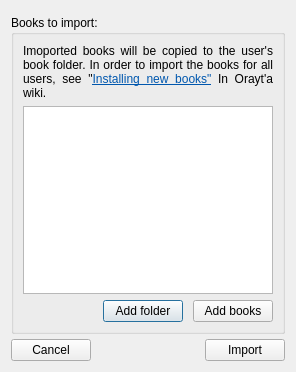
<?xml version="1.0" encoding="UTF-8"?>
<ui version="4.0">
 <class>importBook</class>
 <widget class="QDialog" name="importBook">
  <property name="geometry">
   <rect>
    <x>0</x>
    <y>0</y>
    <width>296</width>
    <height>372</height>
   </rect>
  </property>
  <property name="windowTitle">
   <string>Import books</string>
  </property>
  <layout class="QVBoxLayout" name="verticalLayout">
   <property name="spacing">
    <number>5</number>
   </property>
   <property name="topMargin">
    <number>15</number>
   </property>
   <item>
    <widget class="QGroupBox" name="groupBox">
     <property name="title">
      <string>Books to import:</string>
     </property>
     <layout class="QVBoxLayout" name="verticalLayout_2">
      <item>
       <widget class="QLabel" name="label_2">
        <property name="text">
         <string>&lt;!DOCTYPE HTML PUBLIC &quot;-//W3C//DTD HTML 4.0//EN&quot; &quot;http://www.w3.org/TR/REC-html40/strict.dtd&quot;&gt;
&lt;html&gt;&lt;head&gt;&lt;meta name=&quot;qrichtext&quot; content=&quot;1&quot; /&gt;&lt;style type=&quot;text/css&quot;&gt;
p, li { white-space: pre-wrap; }
&lt;/style&gt;&lt;/head&gt;&lt;body style=&quot; font-family:'Arial'; font-size:10pt; font-weight:400; font-style:normal;&quot;&gt;
&lt;p style=&quot; margin-top:0px; margin-bottom:0px; margin-left:0px; margin-right:0px; -qt-block-indent:0; text-indent:0px;&quot;&gt;&lt;span style=&quot; font-size:9pt;&quot;&gt;Imoported books will be copied to the user's book folder. In order to import the books for all users, see &amp;quot;&lt;/span&gt;&lt;a href=&quot;http://code.google.com/p/orayta/wiki/AddingNewBooks&quot;&gt;&lt;span style=&quot; font-size:9pt; text-decoration: underline; color:#0057ae;&quot;&gt;Installing new books&amp;quot;&lt;/span&gt;&lt;/a&gt;&lt;span style=&quot; font-size:9pt;&quot;&gt; In Orayt'a wiki.&lt;/span&gt;&lt;/p&gt;&lt;/body&gt;&lt;/html&gt;</string>
        </property>
        <property name="alignment">
         <set>Qt::AlignJustify|Qt::AlignVCenter</set>
        </property>
        <property name="wordWrap">
         <bool>true</bool>
        </property>
       </widget>
      </item>
      <item>
       <widget class="QListWidget" name="listWidget"/>
      </item>
      <item>
       <layout class="QHBoxLayout" name="horizontalLayout_2">
        <property name="spacing">
         <number>10</number>
        </property>
        <property name="topMargin">
         <number>0</number>
        </property>
        <property name="rightMargin">
         <number>0</number>
        </property>
        <item>
         <spacer name="horizontalSpacer_2">
          <property name="orientation">
           <enum>Qt::Horizontal</enum>
          </property>
          <property name="sizeHint" stdset="0">
           <size>
            <width>40</width>
            <height>20</height>
           </size>
          </property>
         </spacer>
        </item>
        <item>
         <widget class="QPushButton" name="addFolder">
          <property name="text">
           <string>Add folder</string>
          </property>
         </widget>
        </item>
        <item>
         <widget class="QPushButton" name="addBooks">
          <property name="text">
           <string>Add books</string>
          </property>
         </widget>
        </item>
       </layout>
      </item>
     </layout>
    </widget>
   </item>
   <item>
    <layout class="QHBoxLayout" name="horizontalLayout">
     <property name="spacing">
      <number>2</number>
     </property>
     <property name="leftMargin">
      <number>0</number>
     </property>
     <property name="rightMargin">
      <number>0</number>
     </property>
     <item>
      <widget class="QPushButton" name="cancelBTN">
       <property name="text">
        <string>Cancel</string>
       </property>
      </widget>
     </item>
     <item>
      <spacer name="horizontalSpacer">
       <property name="orientation">
        <enum>Qt::Horizontal</enum>
       </property>
       <property name="sizeHint" stdset="0">
        <size>
         <width>40</width>
         <height>20</height>
        </size>
       </property>
      </spacer>
     </item>
     <item>
      <widget class="QPushButton" name="importBTN">
       <property name="text">
        <string>Import</string>
       </property>
      </widget>
     </item>
    </layout>
   </item>
  </layout>
 </widget>
 <resources/>
 <connections/>
</ui>
